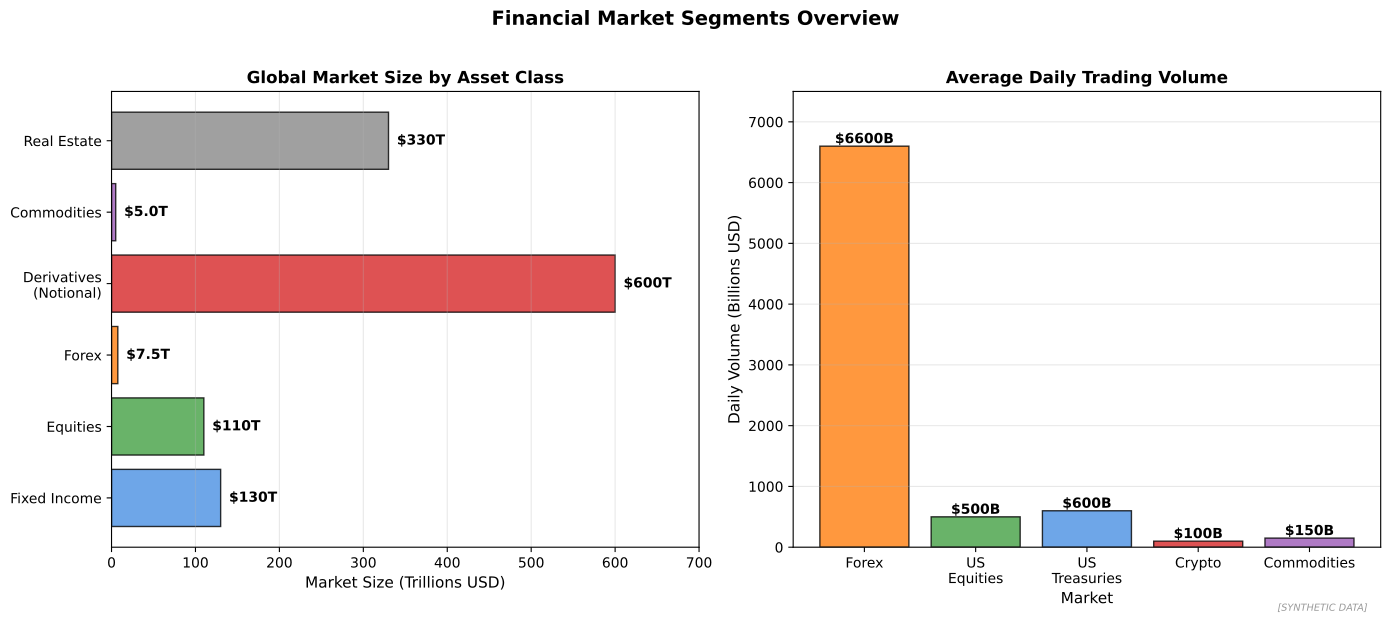

This chart was generated by the following Python code:
"""
Market Segments by Asset Class
Global market size comparison

Output: market_segments.pdf
Module: module_04_trad_finance
Lesson: 37 - Financial Markets
"""

from pathlib import Path
import matplotlib.pyplot as plt
import numpy as np

CHART_METADATA = {
    'title': 'Market Segments',
    'module': 'module_04_trad_finance',
    'lesson': 37,
    'url': 'https://github.com/Digital-AI-Finance/digital-finance/tree/main/module_04_trad_finance/figures/market_segments'
}

plt.rcParams.update({'font.size': 10, 'axes.labelsize': 10})

def create_chart():
    fig, axes = plt.subplots(1, 2, figsize=(14, 6))

    # Market Size by Asset Class
    ax1 = axes[0]

    asset_classes = ['Fixed Income', 'Equities', 'Forex', 'Derivatives\n(Notional)',
                    'Commodities', 'Real Estate']
    sizes = [130, 110, 7.5, 600, 5, 330]  # In trillions USD

    colors = ['#4A90E2', '#44A044', '#FF7F0E', '#D62728', '#9B59B6', '#888888']

    bars = ax1.barh(asset_classes, sizes, color=colors, alpha=0.8, edgecolor='black')

    for bar, size in zip(bars, sizes):
        label = f'${size:.0f}T' if size >= 10 else f'${size:.1f}T'
        ax1.text(bar.get_width() + 10, bar.get_y() + bar.get_height()/2,
                label, va='center', fontsize=10, fontweight='bold')

    ax1.set_xlabel('Market Size (Trillions USD)', fontsize=11)
    ax1.set_title('Global Market Size by Asset Class', fontsize=12, fontweight='bold')
    ax1.set_xlim(0, 700)
    ax1.xaxis.grid(True, alpha=0.3)

    # Daily Trading Volume
    ax2 = axes[1]

    markets = ['Forex', 'US\nEquities', 'US\nTreasuries', 'Crypto', 'Commodities']
    daily_volume = [6600, 500, 600, 100, 150]  # Billions USD

    colors2 = ['#FF7F0E', '#44A044', '#4A90E2', '#D62728', '#9B59B6']

    bars2 = ax2.bar(markets, daily_volume, color=colors2, alpha=0.8, edgecolor='black')

    for bar, vol in zip(bars2, daily_volume):
        ax2.text(bar.get_x() + bar.get_width()/2, bar.get_height() + 50,
                f'${vol}B', ha='center', fontsize=10, fontweight='bold')

    ax2.set_xlabel('Market', fontsize=11)
    ax2.set_ylabel('Daily Volume (Billions USD)', fontsize=11)
    ax2.set_title('Average Daily Trading Volume', fontsize=12, fontweight='bold')
    ax2.set_ylim(0, 7500)
    ax2.yaxis.grid(True, alpha=0.3)

    fig.suptitle('Financial Market Segments Overview', fontsize=14, fontweight='bold', y=1.02)
    fig.text(0.98, 0.02, '[SYNTHETIC DATA]', fontsize=7, color='#999999', ha='right', style='italic')
    plt.tight_layout()

    output_path = Path(__file__).parent / 'market_segments.pdf'
    plt.savefig(output_path, format='pdf', dpi=300, bbox_inches='tight')
    plt.close()
    print(f"Chart saved to: {output_path}")
    return output_path

if __name__ == '__main__':
    create_chart()
